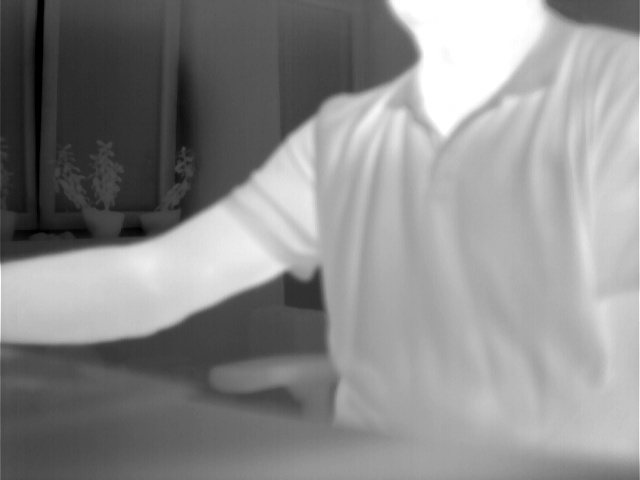
#> input picture 7.jpg, 640 x 480 px
$ jupyter execute test.ipynb
#> lines starting #> are read from the running program, lines starting #| are printed output that depends on the picture; after the words box and inside, x2 and y2 are one past the last pixel; in counts of white or black regions, pixels touching at a corner belong together
### src/pso_processors.py
import numpy as np
import cv2


class PSO:
    def __init__(self, data, dim, pop=5, iters=10, w=0.5, c1=1.5, c2=1.5):
        # Parameters:

        # image: obrazek

        # pop: population size - Počet částic ve swarmu.
        # Větší hodnota = širší průzkum prostoru, ale pomalejší běh.
        # Typicky 20–50.

        # iters: iterations - Počet iterací PSO algoritmu.
        # Každá iterace aktualizuje pozice částic podle rychlostí.

        # w: inertia weight - Váha setrvačnosti – určuje, jak moc částice pokračuje ve své předchozí trajektorii.
        # Větší w → více průzkumu, menší w → více exploatace (focení na dobrá místa).
        # Typicky 0.4 nebo 0.9.

        # c1: cognitive coefficient - „Učící se“ složka – váha toho, jak moc částice sleduje své vlastní nejlepší dosažené místo (personal best).
        # Typicky 1–2.

        # c2: social coefficient - „Sociální“ složka – váha toho, jak moc částice sleduje globální nejlepší místo (swarm best).
        # Typicky 1–2.

        self._data = data
        self._pop = pop
        self._iters = iters
        self._w = w
        self._c1 = c1
        self._c2 = c2

        self._dim = dim

        # self._particles = np.random.random((self._pop, self._dim))
        self._init_particles()
        self._velocities = np.zeros((self._pop, self._dim))

        self._best = np.copy(self._particles)
        self._best_score = np.array([self._fitness(p) for p in self._particles])

        self._global_best_idx = np.argmax(self._best_score)
        self._global_best = self._best[self._global_best_idx]
        self._global_best_score = self._best_score[self._global_best_idx]

    def _init_particles(self):
        # self._particles = np.random.random((self._pop, self._dim))
        self._particles = np.random.uniform(1, 254, size=(self._pop, self._dim))

    def _fitness(self, params):
        return 0.00

    def _cut(self, particle):
        return particle

    def _penalise(self, particle, score):
        if np.any(particle < 0) or np.any(particle > 255):
            score -= 1e6
        return score

    def optimize(self):
        for it in range(self._iters):
            for i in range(self._pop):
                r1, r2 = np.random.rand(self._dim), np.random.rand(self._dim)
                self._velocities[i] = (
                    self._w * self._velocities[i]
                    + self._c1 * r1 * (self._best[i] - self._particles[i])
                    + self._c2 * r2 * (self._global_best - self._particles[i])
                )
                self._particles[i] += self._velocities[i]

                # orez
                self._particles[i] = self._cut(self._particles[i])

                # Vyhodnocení fitness
                score = self._fitness(self._particles[i])
                if score > self._best_score[i]:
                    self._best_score[i] = score
                    self._best[i] = np.copy(self._particles[i])

                # penalizace pokud je mimo povolený rozsah
                self._penalise(self._particles[i], score)

            # Aktualizace globálního nejlepšího
            best_idx = np.argmax(self._best_score)
            if self._best_score[best_idx] > self._global_best_score:
                self._global_best_score = self._best_score[best_idx]
                self._global_best = np.copy(self._best[best_idx])

        return self._global_best, self._global_best_score


class PSOProcessor:
    def __init__(self, id: str, pop=30, iters=50, w=0.72, c1=1.49, c2=1.49):
        self._id = id
        self._pop = pop
        self._iters = iters
        self._w = w
        self._c1 = c1
        self._c2 = c2

    def get_mask(self, image):
        pass

    @property
    def id(self):
        return self._id


class PSOKapurEntropy(PSO):
    def __init__(self, image, pop=5, iters=10, w=0.5, c1=1.5, c2=1.5):
        super().__init__(image, dim=1, pop=pop, iters=iters, w=w, c1=c1, c2=c2)

    def _kapur_entropy_th(self, t):
        """
        thresholds: list nebo pole prahů [t1, t2, ...]
        """
        hist, _ = np.histogram(
            self._data.ravel(), bins=256, range=(0, 256), density=True
        )
        hist = hist.astype(float) / hist.sum()

        P1 = np.sum(hist[:t])
        P2 = np.sum(hist[t:])

        if P1 == 0 or P2 == 0:
            return -np.inf

        p1 = hist[:t] / P1
        p2 = hist[t:] / P2

        H1 = -np.sum(p1[p1 > 0] * np.log(p1[p1 > 0]))
        H2 = -np.sum(p2[p2 > 0] * np.log(p2[p2 > 0]))

        return H1 + H2

    def _fitness(self, params):
        t = params[0]
        t = int(np.clip(t, 1, 254))
        return self._kapur_entropy_th(t)

    def _cut(self, particle):
        particle = np.clip(particle, 0, 255)
        return particle


class PSOKapurEntropyProcessor(PSOProcessor):

    def __init__(self, pop=5, iters=10, w=0.5, c1=1.5, c2=1.5):
        super().__init__("KapurEntropy", pop, iters, w, c1, c2)

    def get_mask(self, image):
        blurred = cv2.GaussianBlur(image, (5, 5), 0)
        pso = PSOKapurEntropy(
            blurred, self._pop, self._iters, self._w, self._c1, self._c2
        )
        t, _ = pso.optimize()
        th = int(round(t[0]))
        _, mask = cv2.threshold(image, th, 255, cv2.THRESH_BINARY)
        mask = cv2.GaussianBlur(mask, (5, 5), 0)
        return mask


class PSOBlockClustering(PSO):
    def __init__(self, data, pop=5, iters=10, w=0.5, c1=1.5, c2=1.5, clusters_cnt=2):
        self._clusters_cnt = clusters_cnt
        self.min_val = np.min(data)
        self.max_val = np.max(data)

        super().__init__(
            data, dim=clusters_cnt, pop=pop, iters=iters, w=w, c1=c1, c2=c2
        )

    def _init_particles(self):
        self._particles = np.array(
            [
                np.random.choice(self._data, self._clusters_cnt)
                for _ in range(self._pop)
            ],
            dtype=float,
        )

    def _fitness(self, params):
        # Penalizace, pokud centrum leze ven
        if np.any(params < self.min_val) or np.any(params > self.max_val):
            return -1e6

        score = 0
        for x in self._data:
            score += min((x - c) ** 2 for c in params)
        return -score  # menší chyba → větší fitness


class PSOBlockClusteringProcessor(PSOProcessor):

    def __init__(self, pop=5, iters=10, w=0.5, c1=1.5, c2=1.5, block_size=16):
        super().__init__("BlockClustering", pop, iters, w, c1, c2)
        self._block_size = block_size

    def get_mask(self, image):
        blurred = cv2.GaussianBlur(image, (5, 5), 0)
        means, blocks = self._block_means(blurred)

        pso = PSOBlockClustering(
            np.array(means),
            self._pop,
            self._iters,
            self._w,
            self._c1,
            self._c2,
            clusters_cnt=2,
        )
        centroids, _ = pso.optimize()
        hot_cluster = np.argmax(centroids)
        mask_blocks = np.zeros_like(image)
        for mean_val, (i, j, shape) in zip(means, blocks):
            if np.argmin([abs(mean_val - c) for c in centroids]) == hot_cluster:
                mask_blocks[i : i + shape[0], j : j + shape[1]] = 255

        mask_blocks = cv2.GaussianBlur(mask_blocks, (5, 5), 0)
        return mask_blocks

    def _block_means(self, image):
        h, w = image.shape
        means = []
        blocks = []
        for i in range(0, h, self._block_size):
            for j in range(0, w, self._block_size):
                block = image[i : i + self._block_size, j : j + self._block_size]
                mean_val = np.mean(block)
                means.append(mean_val)
                blocks.append((i, j, block.shape))
        return means, blocks

### test.ipynb
[cell 1]
from IPython.display import Image, display

display(Image(filename='7.jpg'))

[cell 2]
import cv2
from matplotlib import pyplot as plt
from src.pso_processors import PSOKapurEntropyProcessor, PSOBlockClusteringProcessor

def show_image(img, caption):
    i = cv2.cvtColor(img, cv2.COLOR_BGR2RGB)

    plt.imshow(i)
    plt.title(caption)
    plt.show()

def process_single_kapur(pop, iters, img):
    processor = PSOKapurEntropyProcessor(w=0.5, c1=1.5, c2=1.5, pop=pop, iters=iters)
    mask = processor.get_mask(img)
    show_image(mask, f"{pop}x{iters}" )

def process_single_block(pop, iters, img):
    processor = PSOBlockClusteringProcessor(w=0.5, c1=1.5, c2=1.5, pop=pop, iters=iters, block_size=8)
    mask = processor.get_mask(img)
    show_image(mask, f"{pop}x{iters}" )

[cell 3]
import cv2
from src.pso_processors import PSOKapurEntropyProcessor, PSOBlockClusteringProcessor

image = cv2.imread("7.jpg", cv2.IMREAD_GRAYSCALE)
#> image is the input picture: shape (480, 640); min 0, max 255, mean 139.3

I_MIN = 5
P_MIN = 10
I_MAX = 6
P_MAX = 11

[cell 4]
for pop in range(P_MIN, P_MAX):
    for iters in range(I_MIN, I_MAX):
        process_single_kapur(pop, iters, image)
#> this loop made 1 pass
#> pass 1, in get_mask, `_, mask = cv2.threshold(image, th, 255, cv2.THRESH_BINARY)`:
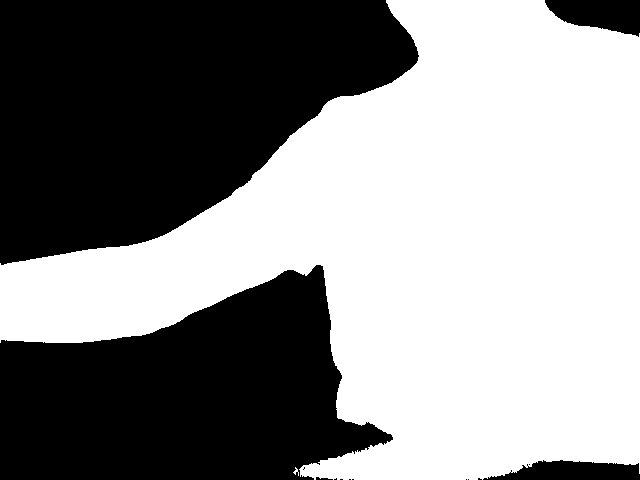
#> mask: shape (480, 640); 55.2% white; 14 black regions (9 under 20 px), largest, box (x1, y1, x2, y2) and area: (0, 0, 419, 265) 77104, (0, 265, 393, 480) 55647, (545, 0, 640, 37) 2459, (483, 460, 640, 480) 2218, (316, 477, 333, 480) 31

[cell 5]
for pop in range(P_MIN, P_MAX):
    for iters in range(I_MIN, I_MAX):
        process_single_block(pop, iters, image)
#> this loop made 1 pass
#> pass 1, in process_single_block, `mask = processor.get_mask(img)`:
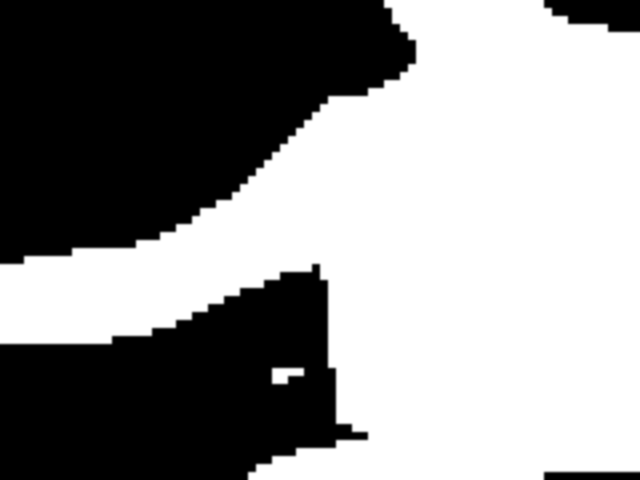
#> mask: shape (480, 640); min 0, max 255, mean 145.4

$ run again, with fire.jpg copied over 7.jpg
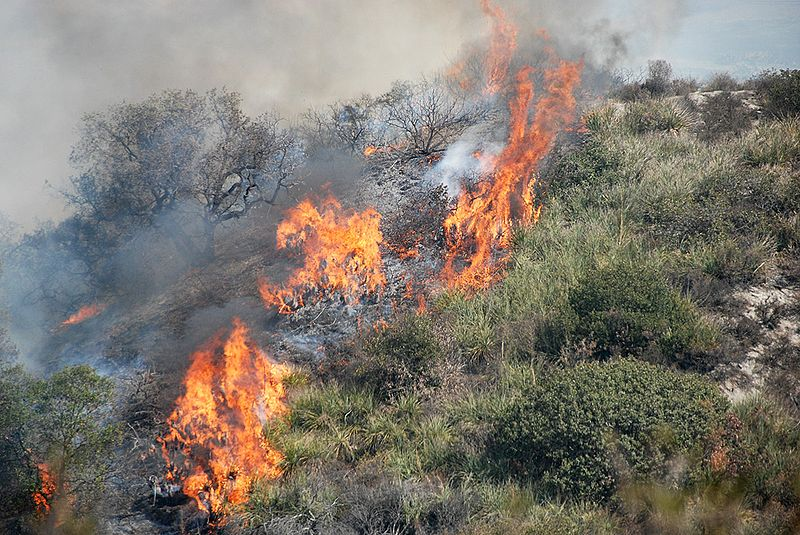
#> input picture fire.jpg, 800 x 535 px
#> the loop `for pop in range(P_MIN, P_MAX):` made 1 pass
#> pass 1, in get_mask, `mask = cv2.GaussianBlur(mask, (5, 5), 0)`:
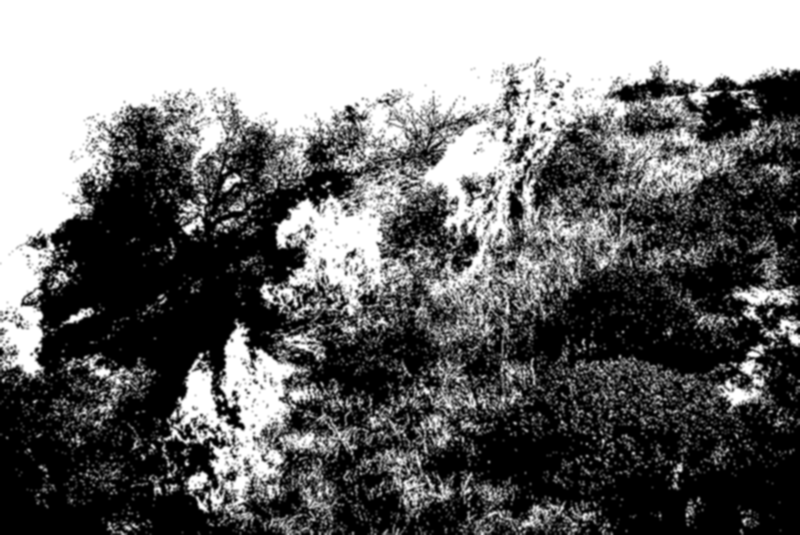
#> mask: shape (535, 800); min 0, max 255, mean 110.1
#> the loop `for pop in range(P_MIN, P_MAX):` made 1 pass
#> pass 1, in process_single_block, `mask = processor.get_mask(img)`:
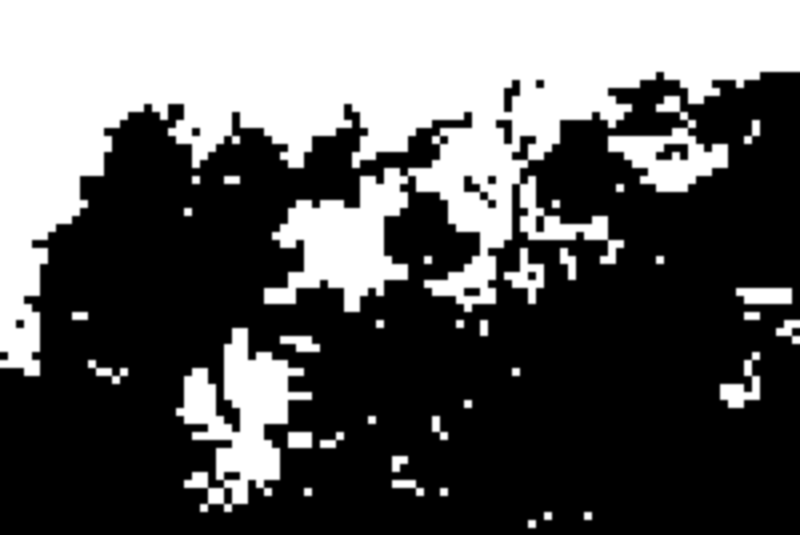
#> mask: shape (535, 800); min 0, max 255, mean 94

$ run again, with img.png saved as 7.jpg
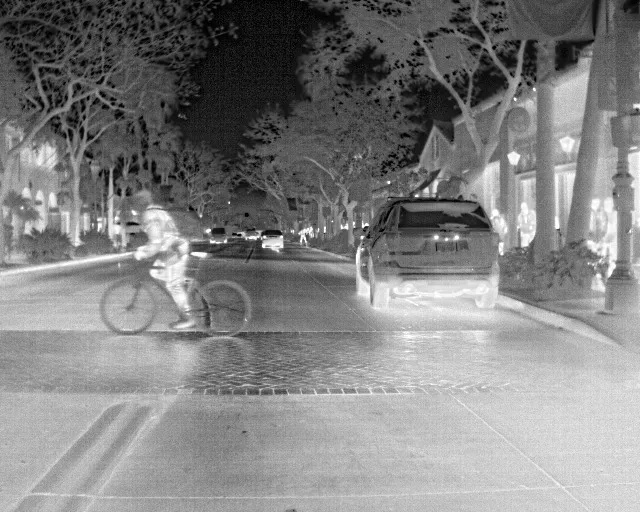
#> input picture img.png, 640 x 512 px
#> image is the input picture: shape (512, 640); min 0, max 255, mean 129.9
#> the loop `for pop in range(P_MIN, P_MAX):` made 1 pass
#> pass 1, in get_mask, `mask = cv2.GaussianBlur(mask, (5, 5), 0)`:
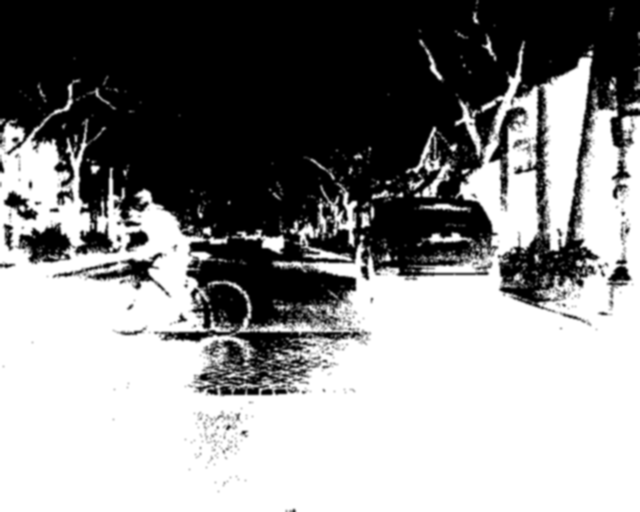
#> mask: shape (512, 640); min 0, max 255, mean 140
#> the loop `for pop in range(P_MIN, P_MAX):` made 1 pass
#> pass 1, in process_single_block, `mask = processor.get_mask(img)`:
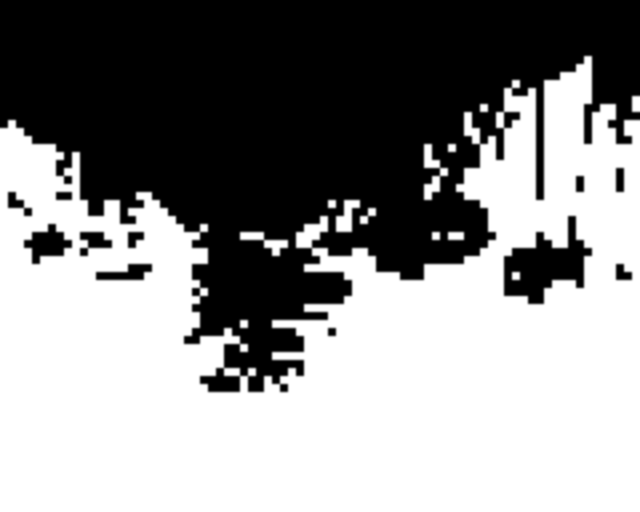
#> mask: shape (512, 640); min 0, max 255, mean 142.6
